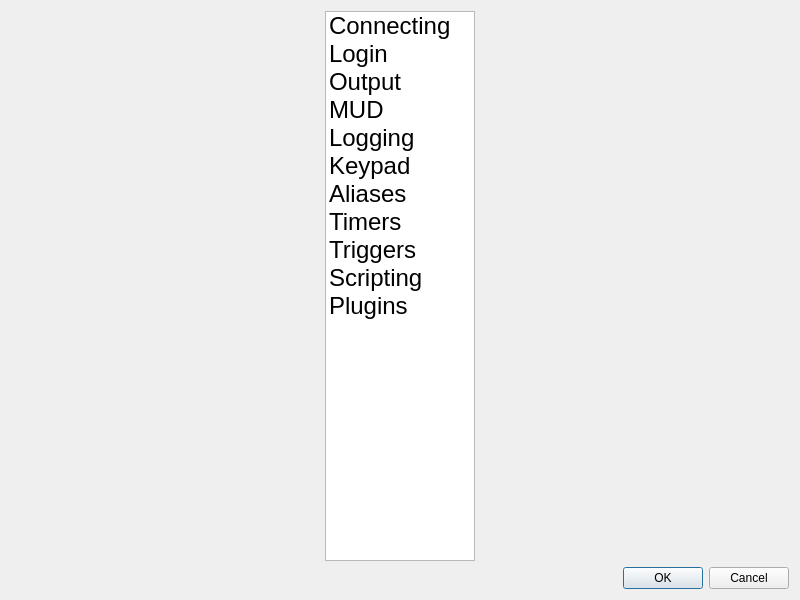
<?xml version="1.0" encoding="UTF-8"?>
<ui version="4.0">
 <class>WorldPrefs</class>
 <widget class="QDialog" name="WorldPrefs">
  <property name="geometry">
   <rect>
    <x>0</x>
    <y>0</y>
    <width>800</width>
    <height>600</height>
   </rect>
  </property>
  <property name="windowTitle">
   <string>World Options</string>
  </property>
  <property name="modal">
   <bool>true</bool>
  </property>
  <layout class="QVBoxLayout" name="_2">
   <item>
    <layout class="QHBoxLayout" name="horizontalLayout">
     <item>
      <widget class="QListWidget" name="settings_list">
       <property name="sizePolicy">
        <sizepolicy hsizetype="Fixed" vsizetype="Expanding">
         <horstretch>0</horstretch>
         <verstretch>0</verstretch>
        </sizepolicy>
       </property>
       <property name="maximumSize">
        <size>
         <width>150</width>
         <height>16777215</height>
        </size>
       </property>
       <property name="font">
        <font>
         <pointsize>18</pointsize>
        </font>
       </property>
       <property name="editTriggers">
        <set>QAbstractItemView::EditTrigger::NoEditTriggers</set>
       </property>
       <property name="tabKeyNavigation">
        <bool>true</bool>
       </property>
       <property name="showDropIndicator" stdset="0">
        <bool>false</bool>
       </property>
       <property name="iconSize">
        <size>
         <width>25</width>
         <height>25</height>
        </size>
       </property>
       <property name="spacing">
        <number>5</number>
       </property>
       <property name="uniformItemSizes">
        <bool>true</bool>
       </property>
       <item>
        <property name="text">
         <string>Connecting</string>
        </property>
        <property name="icon">
         <iconset resource="../../../resources/resources.qrc">
          <normaloff>:/icons/world-details/connecting.svg</normaloff>:/icons/world-details/connecting.svg</iconset>
        </property>
        <property name="flags">
         <set>ItemIsSelectable|ItemIsEnabled</set>
        </property>
       </item>
       <item>
        <property name="text">
         <string>Login</string>
        </property>
        <property name="icon">
         <iconset resource="../../../resources/resources.qrc">
          <normaloff>:/icons/world-details/login.svg</normaloff>:/icons/world-details/login.svg</iconset>
        </property>
        <property name="flags">
         <set>ItemIsSelectable|ItemIsEnabled</set>
        </property>
       </item>
       <item>
        <property name="text">
         <string>Output</string>
        </property>
        <property name="icon">
         <iconset resource="../../../resources/resources.qrc">
          <normaloff>:/icons/world-details/output.svg</normaloff>:/icons/world-details/output.svg</iconset>
        </property>
        <property name="flags">
         <set>ItemIsSelectable|ItemIsEnabled</set>
        </property>
       </item>
       <item>
        <property name="text">
         <string>MUD</string>
        </property>
        <property name="icon">
         <iconset resource="../../../resources/resources.qrc">
          <normaloff>:/icons/world-details/mud.svg</normaloff>:/icons/world-details/mud.svg</iconset>
        </property>
        <property name="flags">
         <set>ItemIsSelectable|ItemIsEnabled</set>
        </property>
       </item>
       <item>
        <property name="text">
         <string>Logging</string>
        </property>
        <property name="icon">
         <iconset resource="../../../resources/resources.qrc">
          <normaloff>:/icons/world-details/logging.svg</normaloff>:/icons/world-details/logging.svg</iconset>
        </property>
        <property name="flags">
         <set>ItemIsSelectable|ItemIsEnabled</set>
        </property>
       </item>
       <item>
        <property name="text">
         <string>Keypad</string>
        </property>
        <property name="icon">
         <iconset resource="../../../resources/resources.qrc">
          <normaloff>:/icons/world-details/keypad.svg</normaloff>:/icons/world-details/keypad.svg</iconset>
        </property>
        <property name="flags">
         <set>ItemIsSelectable|ItemIsEnabled</set>
        </property>
       </item>
       <item>
        <property name="text">
         <string>Aliases</string>
        </property>
        <property name="icon">
         <iconset resource="../../../resources/resources.qrc">
          <normaloff>:/icons/world-details/aliases.svg</normaloff>:/icons/world-details/aliases.svg</iconset>
        </property>
        <property name="flags">
         <set>ItemIsSelectable|ItemIsEnabled</set>
        </property>
       </item>
       <item>
        <property name="text">
         <string>Timers</string>
        </property>
        <property name="icon">
         <iconset resource="../../../resources/resources.qrc">
          <normaloff>:/icons/world-details/timers.svg</normaloff>:/icons/world-details/timers.svg</iconset>
        </property>
        <property name="flags">
         <set>ItemIsSelectable|ItemIsEnabled</set>
        </property>
       </item>
       <item>
        <property name="text">
         <string>Triggers</string>
        </property>
        <property name="icon">
         <iconset resource="../../../resources/resources.qrc">
          <normaloff>:/icons/world-details/triggers.svg</normaloff>:/icons/world-details/triggers.svg</iconset>
        </property>
        <property name="flags">
         <set>ItemIsSelectable|ItemIsEnabled</set>
        </property>
       </item>
       <item>
        <property name="text">
         <string>Scripting</string>
        </property>
        <property name="icon">
         <iconset resource="../../../resources/resources.qrc">
          <normaloff>:/icons/world-details/scripting.svg</normaloff>:/icons/world-details/scripting.svg</iconset>
        </property>
        <property name="flags">
         <set>ItemIsSelectable|ItemIsEnabled</set>
        </property>
       </item>
       <item>
        <property name="text">
         <string>Plugins</string>
        </property>
        <property name="icon">
         <iconset resource="../../../resources/resources.qrc">
          <normaloff>:/icons/world-details/plugins.svg</normaloff>:/icons/world-details/plugins.svg</iconset>
        </property>
        <property name="flags">
         <set>ItemIsSelectable|ItemIsEnabled</set>
        </property>
       </item>
      </widget>
     </item>
     <item>
      <layout class="QVBoxLayout" name="contents"/>
     </item>
    </layout>
   </item>
   <item>
    <widget class="QDialogButtonBox" name="button_group">
     <property name="layoutDirection">
      <enum>Qt::LayoutDirection::LeftToRight</enum>
     </property>
     <property name="standardButtons">
      <set>QDialogButtonBox::StandardButton::Cancel|QDialogButtonBox::StandardButton::Ok</set>
     </property>
     <property name="centerButtons">
      <bool>false</bool>
     </property>
    </widget>
   </item>
  </layout>
 </widget>
 <resources>
  <include location="../../../resources/resources.qrc"/>
 </resources>
 <connections>
  <connection>
   <sender>button_group</sender>
   <signal>accepted()</signal>
   <receiver>WorldPrefs</receiver>
   <slot>accept()</slot>
   <hints>
    <hint type="sourcelabel">
     <x>248</x>
     <y>254</y>
    </hint>
    <hint type="destinationlabel">
     <x>157</x>
     <y>274</y>
    </hint>
   </hints>
  </connection>
  <connection>
   <sender>button_group</sender>
   <signal>rejected()</signal>
   <receiver>WorldPrefs</receiver>
   <slot>reject()</slot>
   <hints>
    <hint type="sourcelabel">
     <x>316</x>
     <y>260</y>
    </hint>
    <hint type="destinationlabel">
     <x>286</x>
     <y>274</y>
    </hint>
   </hints>
  </connection>
 </connections>
</ui>
